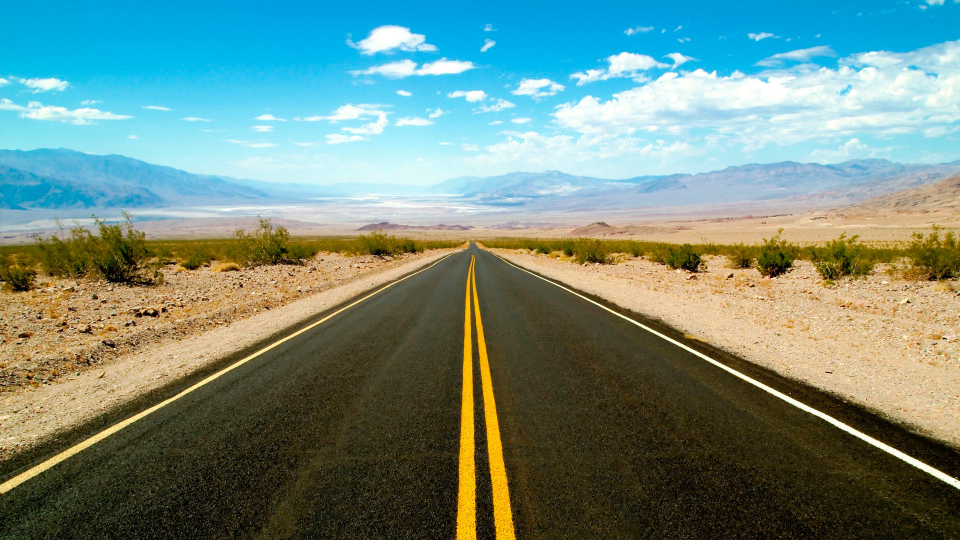
#> input picture archive/2019_Summer/06. CV shapes [22.07.2019]/less_04/img/road_2.jpg, 1920 x 1080 px (shown at 1/2 size); the run also reads 1 picture not shown here
$ jupyter execute Lecture_4.ipynb   (older library calls are emulated)
#> lines starting #> are read from the running program, lines starting #| are printed output that depends on the picture; after the words box and inside, x2 and y2 are one past the last pixel; in counts of white or black regions, pixels touching at a corner belong together
# Лекция №4

# Производная в виде свертки

На прошлом лекции, мы рассмотрели операцию свёртки и отметили, что свёртка — это очень полезная и распространённая операция, лежащая в основе различных фильтров.

Одна из важнейших свёрток $-$ это вычисление производных.
В математике и физике производные играют очень важную роль, то же самое можно сказать и про компьютерное зрение.
Но что же это за производная от изображения? Как мы помним, изображения, с которыми мы работаем, состоят из пикселей, которые, для картинки в градациях серого, задают значение яркости.
Т.е. наша картинка $-$ это просто двумерная матрица чисел. Теперь вспомним, что же такое производная.
***
**Производная (функции в точке)** $-$ это скорость изменения функции (в данной точке). Определяется как предел отношения приращения функции к приращению ее аргумента при стремлении приращения аргумента к нулю.
***

Получается, что, в нашем случае, производная — это отношение значения приращения пикселя по y к значению приращению пикселя по x: $dI = \frac{dy}{dx}$

Работая с изображением I, мы работает с функцией двух переменных $I(x,y)$, т.е. со скалярным полем. Поэтому, более правильно говорить не о производной, а о градиенте изображения.
***
**Градиент (от лат. gradiens — шагающий, растущий)** $-$ вектор, показывающий направление наискорейшего возрастания некоторой величины, значение которой меняется от одной точки пространства к другой (скалярного поля).
***

Если каждой точке M области многомерного пространства поставлено в соответствие некоторое (обычно $-$ действительное) число $u$, то говорят, что в этой области задано скалярное поле.

Итак, градиент для каждой точки изображения (функция яркости) — двумерный вектор, компонентами которого являются производные яркости изображения по горизонтали и вертикали $-$ $grad[I(x,y)] = (\frac{dI}{dx}, \frac{dI}{dy})$

В каждой точке изображения градиентный вектор ориентирован в направлении наибольшего увеличения яркости, а его длина соответствует величине изменения яркости.

вектор (в заданной точке) задаётся двумя значениями: длиной и направлением.

* длинной: $\sqrt{dx^2 + dy^2}$;

* направление $-$ угол между вектором и осью $x$: $\tan^{-1}(\frac{dy}{dx})$;

Для дифференцирования изображения используется, так называемый, оператор **Собеля**.

**Оператор Собеля** $-$ это дискретный дифференциальный оператор, вычисляющий приближение градиента яркости изображения.
Оператор вычисляет градиент яркости изображения в каждой точке. Так находится направление наибольшего увеличения яркости и величина её изменения в этом направлении. Результат показывает, насколько «резко» или «плавно» меняется яркость изображения в каждой точке, а значит, вероятность нахождения точки на грани, а также ориентацию границы.

Т.о. результатом работы оператора Собеля в точке области постоянной яркости будет нулевой вектор, а в точке, лежащей на границе областей различной яркости — вектор, пересекающий границу в направлении увеличения яркости.

Наиболее часто оператор Собеля применяется в алгоритмах выделения границ.

Оператор Собеля основан на свёртке изображения небольшими целочисленными фильтрами в вертикальном и горизонтальном направлениях, поэтому его относительно легко вычислять. Оператор использует ядра 3x3, с которыми свёртывают исходное изображение для вычисления приближенных значений производных по горизонтали и по вертикали.

### Формализация
Пусть ${\displaystyle \mathbf {A} }$ $-$ это исходное изображение, а ${\displaystyle \mathbf {G} _{x}}$ и ${\displaystyle \mathbf {G} _{y}}$ $-$ два изображения, на которых каждая точка содержит приближённые производные по ${\displaystyle x}$ и по ${\displaystyle y}$. Они вычисляются следующим образом:

${\displaystyle \mathbf {G} _{y}={\begin{bmatrix}-1&-2&-1\\0&0&0\\+1&+2&+1\\\end{bmatrix}}*\mathbf {A} \quad {\mbox{and}}\quad \mathbf {G} _{x}={\begin{bmatrix}-1&0&+1\\-2&0&+2\\-1&0&+1\end{bmatrix}}*\mathbf {A} }$

# Контур и как его найти

**Контурный анализ** $-$ это один из важных и очень полезных методов описания, хранения, распознавания, сравнения и поиска графических образов/объектов.

**Контур** $-$ это внешние очертания (обвод) предмета/объекта.

При проведении контурного анализа:
* полагается, что контур содержит достаточную информацию о форме объекта;
* внутренние точки объекта во внимание не принимаются.

Вышеприведённые положения, разумеется, накладывают существенные ограничения на область применения контурного анализа, которые, в основном, связаны с проблемами выделения контура на изображениях:
* из-за одинаковой яркости с фоном объект может не иметь чёткой границы, или может быть зашумлён помехами, что приводит к невозможности выделения контура;
* перекрытие объектов или их группировка приводит к тому, что контур выделяется неправильно и не соответствует границе объекта.

Однако, переход к рассмотрению только контуров объектов позволяет уйти от пространства изображения – к пространству контуров, что существенно снижает сложность алгоритмов и вычислений.

Т.о., контурный анализ имеет довольно слабую устойчивость к помехам, и любое пересечение или лишь частичная видимость объекта приводит либо к невозможности детектирования, либо к ложным срабатываниям, но простота и быстродействие контурного анализа, позволяют вполне успешно применять данный подход (при чётко выраженном объекте на контрастном фоне и отсутствии помех).

Итак, мы определились, что контур — это некая граница объекта, которая отделяет его от фона (других объектов).

Во всех случаях мы получаем бинарное изображение, которое явным образом задаёт нам границы объекта. Вот эта совокупность пикселей, составляющих границу объекта и есть контур объекта.

Чтобы оперировать полученным контуром, его необходимо как-то представить (закодировать).
Например, указывать вершины отрезков, составляющих контур.
Другой известный способ кодирования контура $-$ это **цепной код Фримена**. Этот метод будет рассмотрен чуть позже.

## Оператор Лапласа
Он вычисляет лапласиан изображения, заданного соотношением,
${\Delta src = \frac{\partial ^2{src}}{\partial x^2} + \frac{\partial ^2{src}}{\partial y^2}}$
где каждая производная находится с использованием производных Собеля. Если ksize = $1$, то для фильтрации используется следующее ядро:

$$
{K = \begin{pmatrix}
0 & \ 1 & \ 0 \\
1 & \ -4 & \ 1 \\
0 & \ 1 & \ 0
\end{pmatrix}}$$

[cell 1]
import numpy as np
import cv2
import matplotlib.pyplot as plt

[cell 2]
img = cv2.imread('img/road_2.jpg')
#> img is the input picture: shape (1080, 1920, 3); mean B, G, R 127.9, 139, 112.9
gray_img = cv2.cvtColor(img, cv2.COLOR_RGB2GRAY)
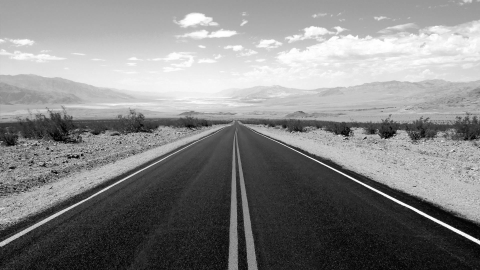
#> gray_img: shape (1080, 1920) (shown at 1/4 size); min 0, max 255, mean 132.7

## выделяем границы
laplac = cv2.Laplacian(gray_img, cv2.THRESH_BINARY, scale=0.25, ksize=5)
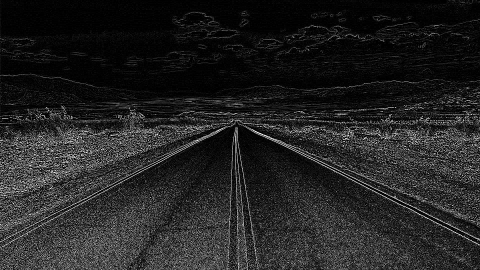
#> laplac: shape (1080, 1920) (shown at 1/4 size); min 0, max 255, mean 35.2
laplac = cv2.medianBlur(laplac, 5)
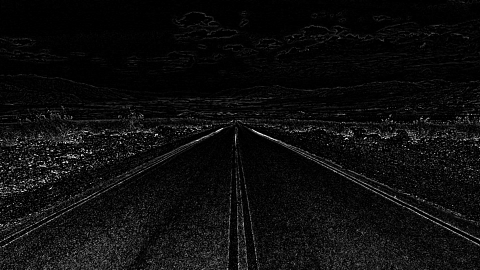
#> laplac: shape (1080, 1920) (shown at 1/4 size); min 0, max 255, mean 13.5

fig, m_axs = plt.subplots(1,2, figsize=(14,12))
ax1, ax2 = m_axs

ax1.set_title('gray')
ax1.imshow(gray_img, cmap='gray')
ax2.set_title('laplaccian')
ax2.imshow(laplac, cmap='gray');
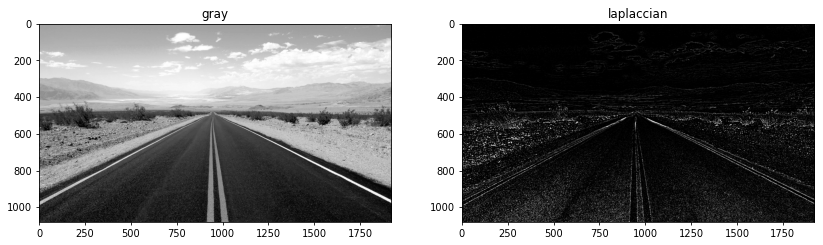
#> figure drawn by matplotlib, 2 panels

## Детектор границ Кенни (Canny)

### Теория
**Canny Edge Detection** $-$ популярный алгоритм обнаружения краев. Это многоступенчатый алгоритм, и мы пройдем через все этапы.

1. **Шумоподавление**

Поскольку обнаружение краев подвержено воздействию шума на изображении, первым шагом является удаление шума на изображении с помощью фильтра Гаусса $5\times5$. Мы уже видели это в предыдущих главах.

2. **Поиск градиента интенсивности изображения**

Затем сглаженное изображение фильтруется ядром Собеля (рассмотрен выше) в горизонтальном и вертикальном направлении, чтобы получить первую производную в горизонтальном направлении ($G_x$) и вертикальном направлении ($G_y$). Из этих двух изображений мы можем найти градиент края и направление для каждого пикселя следующим образом:

$${Edge(G) = \sqrt{ G_x^2 + G_y^2}}$$
$${Angle(\theta) = \tan^{-1}(\frac{G_x}{G_y})}$$

Направление градиента всегда перпендикулярно краям. Он округлен до одного из четырех углов, представляющих вертикальное, горизонтальное и два диагональных направления.

3. **Немаксимальное подавление**

После получения величины и направления градиента выполняется полное сканирование изображения для удаления любых нежелательных пикселей, которые могут не составлять края. Для этого в каждом пикселе пиксель проверяется, является ли он локальным максимумом в его окрестности в направлении градиента. Проверьте изображение ниже:


Точка $А$ находится на краю (в вертикальном направлении). Направление градиента нормальное к краю. Точки $B$ и $C$ находятся в градиентных направлениях. Таким образом, точка $A$ проверяется с помощью точек $B$ и $C$, чтобы увидеть, образует ли она локальный максимум. Если это так, он рассматривается для следующего этапа, в противном случае он подавляется (обнуляется).

Короче говоря, в результате вы получите бинарное изображение с «тонкими краями».

4. **Гистерезис пороговый**

Эта стадия решает, какие ребра действительно являются ребрами, а какие нет. Для этого нам понадобятся два пороговых значения, **minVal** и **maxVal**. Любые ребра с градиентом интенсивности, превышающим **maxVal**, обязательно будут ребрами, а ребра ниже **minVal** не будут ребрами, поэтому отбрасываются. Те, кто лежит между этими двумя порогами, классифицируются как ребра или не ребра в зависимости от их связности. Если они связаны с точными пикселями, они считаются частью ребер. В противном случае они также отбрасываются. Смотрите изображение ниже:


Край $A$ выше **maxVal**, так что считается «верным краем». Хотя ребро $C$ меньше **maxVal**, оно связано с ребром $A$, так что это также считается допустимым ребром, и мы получаем эту полную кривую. Но ребро $B$, хотя оно выше **minVal** и находится в той же области, что и ребро $C$, не связано с каким-либо «верным краем», поэтому отбрасывается. Поэтому очень важно, чтобы мы выбрали соответственно **minVal** и **maxVal**, чтобы получить правильный результат.

На этом этапе также удаляются небольшие пиксельные шумы в предположении, что края являются длинными линиями.

Итак, что мы в итоге получаем, это сильные края изображения.

## Детектор границ Кенни в OpenCV
OpenCV помещает все вышеперечисленное в одну функцию **cv2.Canny(image,threshold1,threshold2,apertureSize,L2gradient)**.

* **image** $-$ это наше входное изображение
* **threshold1** $-$ minVal для процедуры гистерезиса
* **threshold2** $-$ maxVal для процедуры гистерезиса
* **apertureSize** $-$ размер ядра Собеля, используемый для поиска градиентов изображения, по умолчанию равен $3$
* **L2gradient** $-$ флаг, определяет уравнение для определения величины градиента. Если это True, он использует упомянутое выше уравнение, которое является более точным, в противном случае он использует эту функцию: Edge_Gradient($G$) = |$G_x$| + |$G_y$|. По умолчанию это False.

[cell 3]
img = cv2.imread('img/road_2.jpg')
img = cv2.cvtColor(img, cv2.COLOR_RGB2GRAY)

#sobel = cv2.Sobel(img, cv2.CV_64F, 0, 1, ksize=5)
edges = cv2.Canny(img,360,360,5)
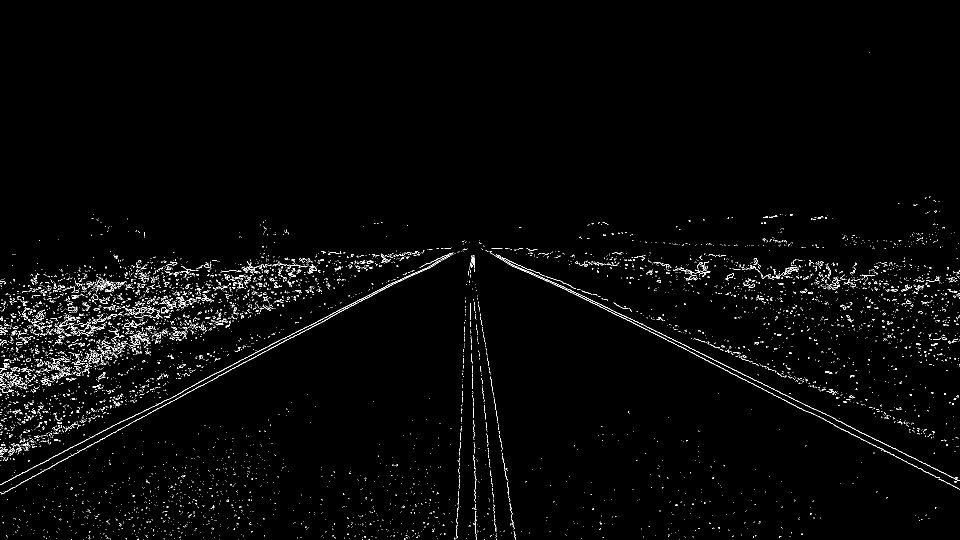
#> edges: shape (1080, 1920) (shown at 1/2 size); 1.7% white in thin lines or dots

fig, m_axs = plt.subplots(1, 2, figsize=(12, 5))
ax1, ax2 = m_axs

ax1.set_title('Original Image')
ax1.imshow(img, cmap='gray')
ax2.set_title('Edge Image')
ax2.imshow(edges, cmap='gray');

## Контуры

Полученные границы достаточно просто преобразуются в контуры. Для алгоритма Кэнни это происходит автоматически, для остальных алгоритмов требуется дополнительная бинаризация. Получить контур для бинарного алгоритма можно например алгоритмом [жука](http://wiki.technicalvision.ru/index.php/%D0%92%D1%8B%D0%B4%D0%B5%D0%BB%D0%B5%D0%BD%D0%B8%D0%B5_%D0%B8_%D0%BE%D0%BF%D0%B8%D1%81%D0%B0%D0%BD%D0%B8%D0%B5_%D0%BA%D0%BE%D0%BD%D1%82%D1%83%D1%80%D0%BE%D0%B2).

В OpenCV поиск контуров похож на поиск белого объекта на черном фоне. Помните, что объект, который нужно найти, должен быть белым, а фон должен быть черным.
Давайте посмотрим, как найти контуры двоичного изображения с помощью метода **Фридмана**:

**Цепной код Фримена (Фридмана) (Freeman Chain Code)**

Цепные коды применяются для представления границы в виде последовательности отрезков прямых линий определённой длины и направления. В основе этого представления лежит 4- или 8- связная решётка. Длина каждого отрезка определяется разрешением решётки, а направления задаются выбранным кодом.
(для представления всех направлений в 4-связной решётке достаточно 2-х бит, а для 8-связной решётки цепного кода требуется 3 бита)


Если честно, то у меня ни разу ни получилось применить контурный анализ в реальных задачах. Уж слишком идеальные условия требуются. То граница не найдётся, то шумов слишком много. Но, если нужно что-то распознавать в идеальных условиях $-$ то контурный анализ замечательный вариант. Очень быстро работает, красивая математика и понятная логика.

[cell 4]
img = cv2.imread('img/RGB_cube.png')
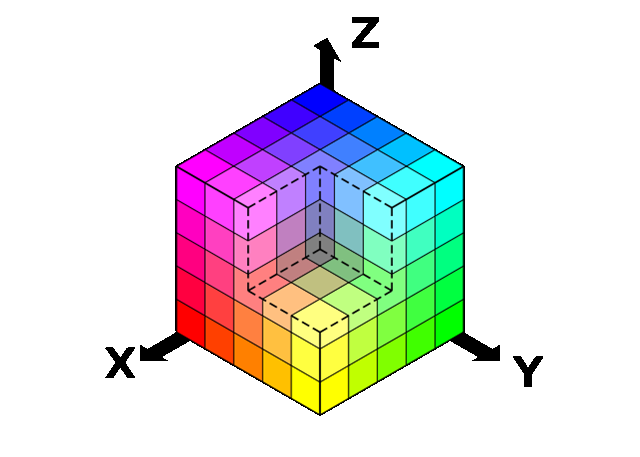
#> input picture archive/2019_Summer/06. CV shapes [22.07.2019]/less_04/img/RGB_cube.png, 640 x 457 px
#> img is the input picture: shape (457, 640, 3); mean B, G, R 224.5, 224.4, 224.4
img = cv2.cvtColor(img, cv2.COLOR_RGB2BGR)
gray_img = cv2.cvtColor(img, cv2.COLOR_RGB2GRAY)
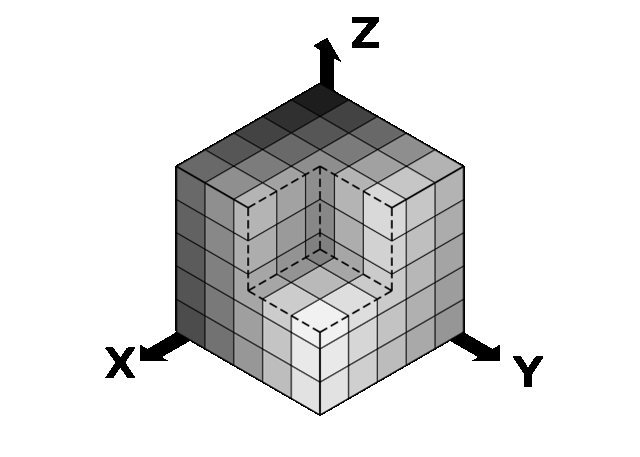
#> gray_img: shape (457, 640); min 0, max 255, mean 224.4

laplac = cv2.Laplacian(gray_img, cv2.THRESH_BINARY, scale=0.15, ksize=5)
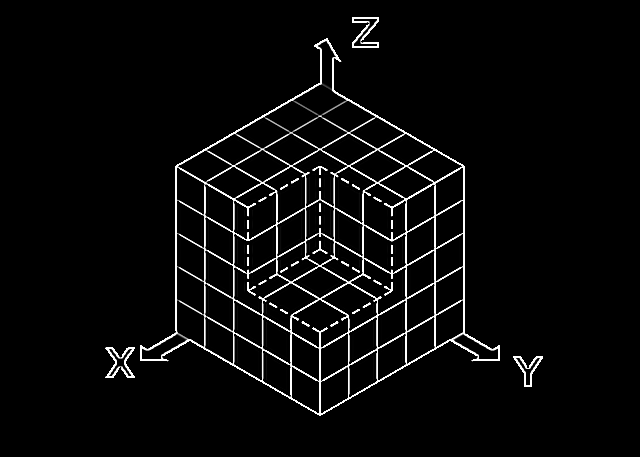
#> laplac: shape (457, 640); min 0, max 255, mean 10.2
laplac = cv2.medianBlur(laplac, 3)
im2, contours, hierarchy = cv2.findContours(laplac, cv2.RETR_TREE, cv2.CHAIN_APPROX_SIMPLE)
#> contours = 390 contours, 304 with area under 20; largest, box (x1, y1, x2, y2) and area: (140, 38, 500, 416) 74074, (322, 259, 406, 331) 2846, (234, 183, 277, 240) 1750, (291, 299, 349, 348) 1746, (363, 183, 406, 240) 1745
#> (the rest of the program and of its run is left out)
